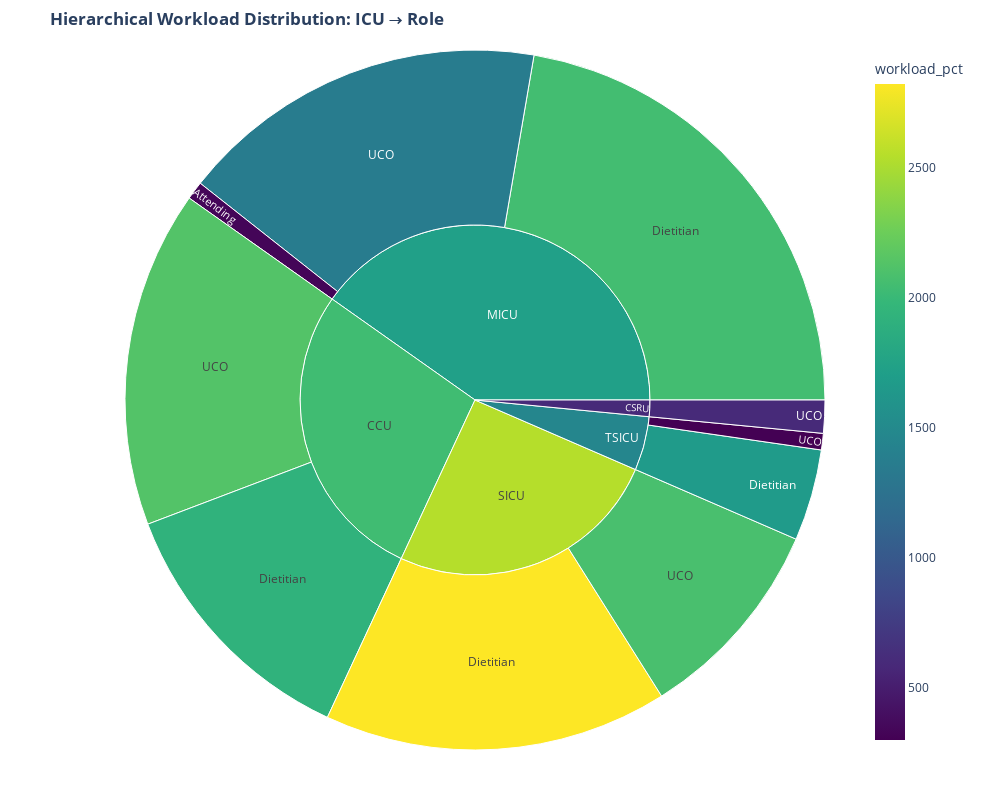

The cell this chart's notebook holds for it:
### Code cell
import pandas as pd
import seaborn as sns
import matplotlib.pyplot as plt
import plotly.express as px

caregivers = pd.read_csv('CAREGIVERS.csv', low_memory=False)

specific_roles = ['Case Manager', 'Social Worker', 'Dietitian','Pastoral Care','Administrator','Attending','Pharmacist','UCO']
caregivers = caregivers[caregivers['description'].isin(specific_roles)]
chartevents = pd.read_csv('CHARTEVENTS.csv', low_memory=False)
transfers = pd.read_csv('TRANSFERS.csv', low_memory=False)
services = pd.read_csv('SERVICES.csv', low_memory=False)
icustays = pd.read_csv('ICUSTAYS.csv', low_memory=False)

data = pd.merge(chartevents,caregivers,on='cgid',how='inner',suffixes=('_chart', '_caregiver'))

data = pd.merge(
    data,
    icustays,
    on='icustay_id',
    how='inner',
    suffixes=('', '_icu') 
)

data = data.loc[:, ~data.columns.duplicated()]

data = pd.merge(
    data,
    transfers,
    on=['subject_id', 'hadm_id', 'icustay_id'],
    how='inner',
    suffixes=('', '_transfer')
)

data = data.loc[:, ~data.columns.duplicated()]

data = pd.merge(
    data,
    services,
    on=['subject_id', 'hadm_id'],
    how='inner',
    suffixes=('', '_service')
)

data.rename(columns={
    'description': 'caregiver_role', 
    'curr_careunit': 'icu_unit'       
}, inplace=True)

data['intime'] = pd.to_datetime(data['intime'])
data['outtime'] = pd.to_datetime(data['outtime'])

data['los'] = (data['outtime'] - data['intime']).dt.days

data = data[data['los'] >= 0]

caregiver_workload = data.groupby(['icu_unit', 'cgid', 'caregiver_role']).agg(
    total_los=('los', 'sum'),
    transfer_count=('transfertime', 'count')
).reset_index()

total_patients = data.groupby('icu_unit')['subject_id'].nunique().reset_index()
total_patients.rename(columns={'subject_id': 'total_patients'}, inplace=True)

caregiver_workload = pd.merge(caregiver_workload,total_patients,on='icu_unit',how='left')

caregiver_workload['workload_pct'] = (caregiver_workload['total_los'] / caregiver_workload['total_patients']) * 100
fig = px.sunburst(
    caregiver_workload,
    path=['icu_unit', 'caregiver_role'], 
    values='workload_pct',                
    color='workload_pct',                 
    color_continuous_scale='Viridis',
    
    title='<b>Hierarchical Workload Distribution: ICU → Role</b>',
    hover_data=['total_los', 'transfer_count']
)

fig.update_layout(
    height=800,
    width=1000,
    margin=dict(l=100, r=150, b=50, t=50)
)
fig.show()

### Figure 1 — Plotly figure (JSON) as saved in the notebook; plotly's stock layout.template omitted (floating-point values rounded to 4 significant figures)
{"data": [{"branchvalues": "total", "customdata": [[63, 3, 331.6], ["(?)", "(?)", 1922.0], ["(?)", "(?)", 2051.0], ["(?)", "(?)", 2820.0], [50, 10, 1667.0], ["(?)", "(?)", 2126.0], [6, 6, 600], ["(?)", "(?)", 1358.0], ["(?)", "(?)", 2078.0], [9, 9, 300], ["(?)", "(?)", 2036.0], [6, 6, 600], ["(?)", "(?)", 1721.0], ["(?)", "(?)", 2542.0], ["(?)", "(?)", 1458.0]], "domain": {"x": [0, 1], "y": [0, 1]}, "hovertemplate": "labels=%{label}<br>workload_pct_sum=%{value}<br>parent=%{parent}<br>id=%{id}<br>total_los=%{customdata[0]}<br>transfer_count=%{customdata[1]}<br>workload_pct=%{color}<extra></extra>", "ids": ["MICU/Attending", "CCU/Dietitian", "MICU/Dietitian", "SICU/Dietitian", "TSICU/Dietitian", "CCU/UCO", "CSRU/UCO", "MICU/UCO", "SICU/UCO", "TSICU/UCO", "CCU", "CSRU", "MICU", "SICU", "TSICU"], "labels": ["Attending", "Dietitian", "Dietitian", "Dietitian", "Dietitian", "UCO", "UCO", "UCO", "UCO", "UCO", "CCU", "CSRU", "MICU", "SICU", "TSICU"], "marker": {"coloraxis": "coloraxis", "colors": [331.6, 1922.0, 2051.0, 2820.0, 1667.0, 2126.0, 600, 1358.0, 2078.0, 300, 2036.0, 600, 1721.0, 2542.0, 1458.0]}, "name": "", "parents": ["MICU", "CCU", "MICU", "SICU", "TSICU", "CCU", "CSRU", "MICU", "SICU", "TSICU", "", "", "", "", ""], "type": "sunburst", "values": [331.6, 4850, 8795.0, 6262.0, 1667.0, 6138.0, 600, 6732.0, 3762.0, 300, 10990.0, 600, 15860.0, 10025, 1967.0]}], "layout": {"coloraxis": {"colorbar": {"title": {"text": "workload_pct"}}, "colorscale": [[0, "#440154"], [0.1111, "#482878"], [0.2222, "#3e4989"], [0.3333, "#31688e"], [0.4444, "#26828e"], [0.5556, "#1f9e89"], [0.6667, "#35b779"], [0.7778, "#6ece58"], [0.8889, "#b5de2b"], [1, "#fde725"]]}, "height": 800, "legend": {"tracegroupgap": 0}, "margin": {"b": 50, "l": 100, "r": 150, "t": 50}, "title": {"text": "<b>Hierarchical Workload Distribution: ICU → Role</b>"}, "width": 1000}}
